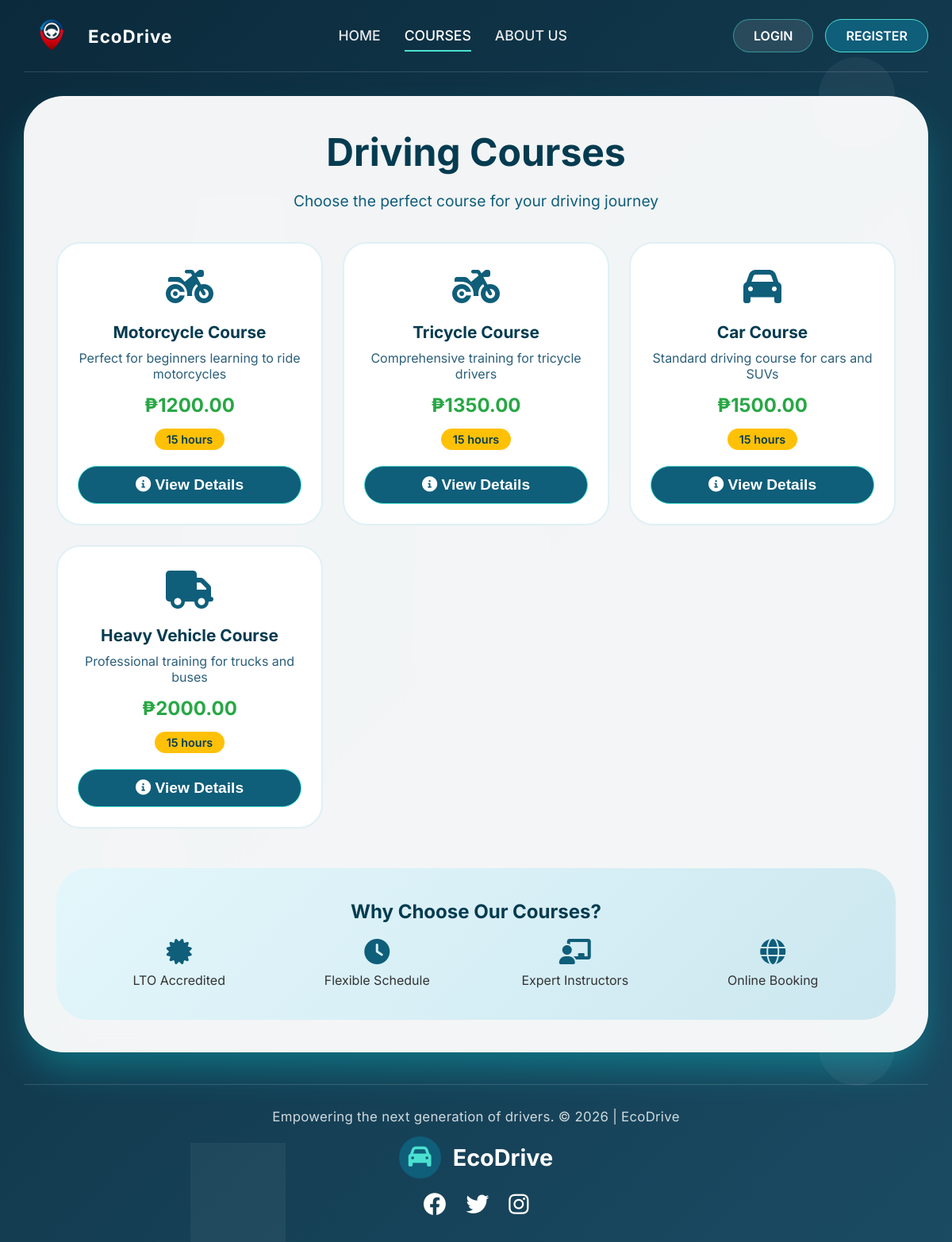
Screenshot of /courses with the database file from the repository.
### models.py (models this page shows)
class Course(db.Model):
    __tablename__ = 'course'
    id = db.Column(db.Integer, primary_key=True)
    name = db.Column(db.String(100), nullable=False)
    description = db.Column(db.Text)
    hours = db.Column(db.Integer, default=15)
    price = db.Column(db.Float, nullable=False)
    vehicle_type = db.Column(db.String(50))
    is_active = db.Column(db.Boolean, default=True)

### app.py (the view)
@app.route('/courses')
def courses():
    from models import Course
    courses = Course.query.filter_by(is_active=True).all()
    return render_template('courses.html', courses=courses)

### app.py (called while the page is built)
@app.before_request
def update_last_seen():
    if 'user_id' in session:
        user = db.session.get(User, session['user_id'])
        if user:
            user.last_seen = datetime.now()
            db.session.commit()

@app.teardown_appcontext
def shutdown_session(exception=None):
    db.session.remove()

### templates/courses.html (shortened to what this page needs)
{% extends "base.html" %}
{% block content %}
<div class="glass-panel">
    <h1 style="font-size: clamp(2rem, 5vw, 3rem); color: #043b50; margin-bottom: 20px; text-align: center;">Driving Courses</h1>
    <p style="text-align: center; color: #0f5e7a; font-size: clamp(1rem, 4vw, 1.2rem); margin-bottom: 40px;">Choose the perfect course for your driving journey</p>
    <div class="course-grid" style="display: grid; grid-template-columns: repeat(auto-fit, minmax(300px, 1fr)); gap: 25px;">
        {% for course in courses %}
        <div class="course-card" onclick="viewCourse({{ course.id }})" style="cursor: pointer; transition: all 0.3s ease;">
            <div class="course-icon">
                {% if '2w' in course.vehicle_type %}
                    <i class="fas fa-motorcycle"></i>
                {% elif '3w' in course.vehicle_type %}
                    <i class="fas fa-motorcycle"></i>
                {% elif '4w' in course.vehicle_type %}
                    <i class="fas fa-car"></i>
                {% elif '6w' in course.vehicle_type %}
                    <i class="fas fa-truck"></i>
                {% else %}
                    <i class="fas fa-car"></i>
                {% endif %}
            </div>
            <h3 class="course-title">{{ course.name }}</h3>
            <p style="color: #2b5f7a; margin: 10px 0;">{{ course.description }}</p>
            <div class="course-price">₱{{ "%.2f"|format(course.price) }}</div>
            <span class="course-badge">{{ course.hours }} hours</span>
            <div style="margin-top: 20px;">
                <button class="btn-primary" style="padding: 12px 30px; width: 100%;">
                    <i class="fas fa-info-circle"></i> View Details
                </button>
            </div>
        </div>
        {% else %}
        <div style="grid-column: 1/-1; text-align: center; padding: 50px;">
            <i class="fas fa-book-open" style="font-size: 4rem; color: #cce7f0;"></i>
            <p style="margin-top: 20px; color: #0f5e7a;">No courses available at the moment.</p>
        </div>
        {% endfor %}
    </div>
    <div style="margin-top: 50px; background: linear-gradient(135deg, #e3f7fb, #cce7f0); border-radius: 40px; padding: clamp(20px, 5vw, 40px); text-align: center;">
        <h3 style="color: #043b50; margin-bottom: 15px; font-size: clamp(1.2rem, 4vw, 1.5rem);">Why Choose Our Courses?</h3>
        <div style="display: grid; grid-template-columns: repeat(auto-fit, minmax(200px, 1fr)); gap: 20px; margin-top: 20px;">
            <div>
                <i class="fas fa-certificate" style="font-size: 2rem; color: #0f5e7a;"></i>
                <p style="margin-top: 10px;">LTO Accredited</p>
            </div>
            <div>
                <i class="fas fa-clock" style="font-size: 2rem; color: #0f5e7a;"></i>
                <p style="margin-top: 10px;">Flexible Schedule</p>
            </div>
            <div>
                <i class="fas fa-chalkboard-teacher" style="font-size: 2rem; color: #0f5e7a;"></i>
                <p style="margin-top: 10px;">Expert Instructors</p>
            </div>
            <div>
                <i class="fas fa-globe" style="font-size: 2rem; color: #0f5e7a;"></i>
                <p style="margin-top: 10px;">Online Booking</p>
            </div>
        </div>
    </div>
</div>
{% endblock %}

### templates/base.html (shortened to what this page needs)
<!DOCTYPE html>
<html lang="en">
<head>
    <link rel="stylesheet" href="https://cdnjs.cloudflare.com/ajax/libs/font-awesome/6.0.0-beta3/css/all.min.css">
</head>
<body>
    <div class="container">
        <nav class="navbar">
            <div class="nav-brand">
                <a href="{{ url_for('index') }}">
                    <img src="{{ url_for('static', filename='images/logo.png') }}"
                         alt="EcoDrive Theory Logo"
                         class="logo-image"
                         onerror="this.style.display='none'; this.nextElementSibling.style.display='flex';">
                    <span class="brand-text">EcoDrive</span>
                </a>
            </div>
            <div class="nav-links">
                <a href="{{ url_for('index') }}" class="{{ 'active' if request.endpoint == 'index' }}">HOME</a>
                <a href="{{ url_for('courses') }}" class="{{ 'active' if request.endpoint == 'courses' }}">COURSES</a>
                <a href="{{ url_for('about') }}" class="{{ 'active' if request.endpoint == 'about' }}">ABOUT US</a>
            </div>
            <div class="auth-buttons">
                {% if session.user_id %}
                    <span style="color: white; display: flex; align-items: center;">
                        <i class="fas fa-user" style="margin-right: 8px;"></i>
                        {{ session.username }}
                        {% if session.is_admin %}
                            <span class="admin-badge">ADMIN</span>
                        {% endif %}
                    </span>
                    <a href="{{ url_for('logout') }}" class="btn-login">LOG OUT</a>
                {% else %}
                    <a href="{{ url_for('login') }}" class="btn-login">LOGIN</a>
                    <a href="{{ url_for('register') }}" class="btn-register">REGISTER</a>
                {% endif %}
            </div>
        </nav>
        {% block content %}{% endblock %}
        <footer class="footer">
            <div class="footer-text">Empowering the next generation of drivers. © 2026 | EcoDrive</div>
            <div class="footer-logo">
                <i class="fas fa-car" style="display: none;"></i>
                <span>EcoDrive</span>
            </div>
            <div class="social-icons">
                <a href="#"><i class="fab fa-facebook"></i></a>
                <a href="#"><i class="fab fa-twitter"></i></a>
                <a href="#"><i class="fab fa-instagram"></i></a>
            </div>
        </footer>
    </div>
</body>
</html>

### templates/base.html (style rules this page uses)
* { margin: 0; padding: 0; box-sizing: border-box; }
body { font-family: 'Inter', -apple-system, BlinkMacSystemFont, 'Segoe UI', Roboto, sans-serif; background: linear-gradient(135deg, #0b2a3b 0%, #1a4b63 100%); min-height: 100vh; color: #333; position: relative; scrollbar-width: none; -ms-overflow-style: none; }
body::before { content: ""; position: absolute; inset: 0; background-repeat: repeat; pointer-events: none; }
.container { max-width: 1400px; margin: 0 auto; padding: 0 30px; position: relative; z-index: 1; }
.navbar { display: flex; justify-content: space-between; align-items: center; padding: 20px 0; border-bottom: 1px solid rgba(255, 255, 255, 0.15); margin-bottom: 30px; flex-wrap: wrap; gap: 20px; }
.nav-brand { display: flex; align-items: center; gap: 15px; }
.nav-brand a { display: flex; align-items: center; text-decoration: none; gap: 12px; }
.logo-image { height: 50px; width: auto; border-radius: 12px; transition: transform 0.3s ease; object-fit: contain; }
.brand-text { color: white; font-size: 1.4rem; font-weight: 700; letter-spacing: 1px; }
.nav-links { display: flex; gap: 30px; flex-wrap: wrap; align-items: center; }
.nav-links a { color: rgba(255, 255, 255, 0.9); text-decoration: none; font-weight: 500; font-size: 1.1rem; padding: 8px 0; border-bottom: 2px solid transparent; transition: all 0.3s ease; }
.nav-links a.active { border-bottom-color: #4ae0d0; color: white; }
.auth-buttons { display: flex; gap: 15px; align-items: center; }
.btn-login { background: rgba(255, 255, 255, 0.1); border: 1px solid rgba(74, 224, 208, 0.5); color: white; padding: 10px 25px; border-radius: 40px; font-weight: 600; text-decoration: none; transition: 0.3s; }
.btn-register { background: #0f5e7a; border: 1px solid #4ae0d0; color: white; padding: 10px 25px; border-radius: 40px; font-weight: 600; text-decoration: none; transition: 0.3s; }
.glass-panel { background: rgba(255, 255, 255, 0.95); backdrop-filter: blur(12px); border-radius: 50px; padding: 40px; box-shadow: 0 25px 50px -10px rgba(0, 255, 255, 0.3); border: 1px solid rgba(255, 255, 255, 0.5); margin: 20px 0 40px; }
.btn-primary { background: #0f5e7a; color: white; border: none; padding: 16px 40px; border-radius: 60px; font-weight: 700; font-size: 1.2rem; cursor: pointer; transition: 0.3s; border: 1px solid #4ae0d0; text-decoration: none; display: inline-block; }
.course-grid { display: grid; grid-template-columns: repeat(4, 1fr); gap: 20px; margin: 30px 0; }
.course-card { background: white; border-radius: 30px; padding: 25px; text-align: center; border: 2px solid #e0f0f5; transition: 0.3s; }
.course-icon { font-size: 3rem; color: #0f5e7a; margin-bottom: 15px; }
.course-title { font-size: 1.3rem; color: #043b50; margin-bottom: 10px; }
.course-price { font-size: 1.5rem; font-weight: 700; color: #28a745; margin: 15px 0; }
.course-badge { background: #ffc107; color: #043b50; padding: 5px 15px; border-radius: 30px; font-size: 0.9rem; font-weight: 600; display: inline-block; }
.footer { text-align: center; padding: 30px 0; color: rgba(255, 255, 255, 0.8); border-top: 1px solid rgba(255, 255, 255, 0.15); margin-top: 40px; }
.footer-text { font-size: 1.05rem; letter-spacing: 0.3px; margin-bottom: 10px; }
.footer-logo { display: flex; align-items: center; justify-content: center; gap: 15px; font-size: 1.8rem; font-weight: 700; color: white; margin: 15px 0; flex-wrap: wrap; }
.footer-logo i { background: #0f5e7a; padding: 12px; border-radius: 50%; color: #4ae0d0; }
.social-icons { display: flex; justify-content: center; gap: 25px; margin-top: 15px; }
.social-icons a { color: white; font-size: 1.8rem; transition: 0.3s; }

### templates/courses.html (style rules this page uses)
.course-card { background: white; border-radius: 30px; padding: 25px; text-align: center; border: 2px solid #e0f0f5; transition: all 0.3s ease; cursor: pointer; }

### rows the page displays
Course: name "Motorcycle Course", description "Perfect for beginners learning to ride motorcycles", price "1200.00", hours "15"
Course: name "Tricycle Course", description "Comprehensive training for tricycle drivers", price "1350.00", hours "15"
Course: vehicle_type "4w" (drawn), name "Car Course", description "Standard driving course for cars and SUVs", price "1500.00", hours "15"
Course: vehicle_type "6w" (drawn), name "Heavy Vehicle Course", description "Professional training for trucks and buses", price "2000.00", hours "15"
